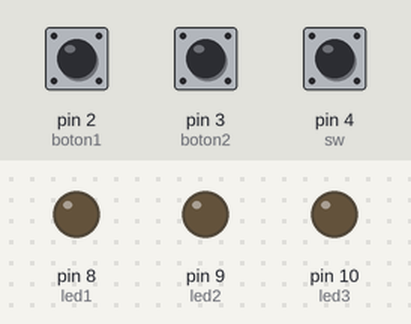
A sketch run on a simulated Arduino Uno, built with avr-gcc and run on an emulated ATmega328P. Parts: output pins drawn as LEDs (lit = HIGH). The inputs (shaded band) are chosen by the test bench; at power-on: pin 3 (boton2) LOW, pin 4 (sw) LOW, pin 2 (boton1) HIGH.

Above: at 1.2 s.
1.3 s: pin 3 (boton2) pulled HIGH for 1 s
At 2.8 s:
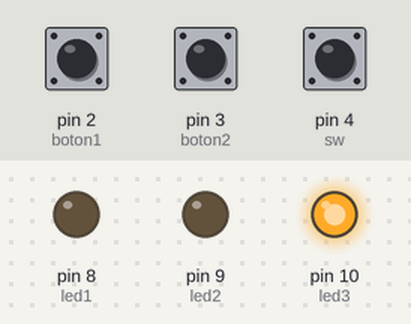
3.8 s: pin 4 (sw) pulled HIGH for 0.15 s
At 3.87 s:
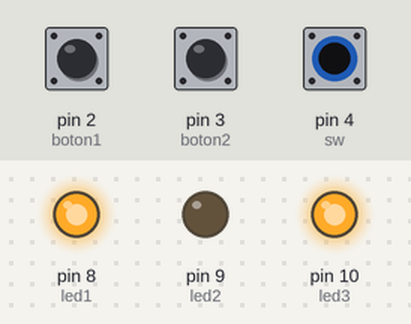
5.4 s: pin 2 (boton1) pulled LOW for 1 s
At 6.2 s:
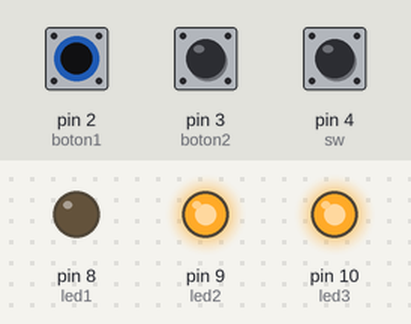
7.9 s: pin 2 (boton1) pulled LOW for 3.2 s
At 11.9 s:
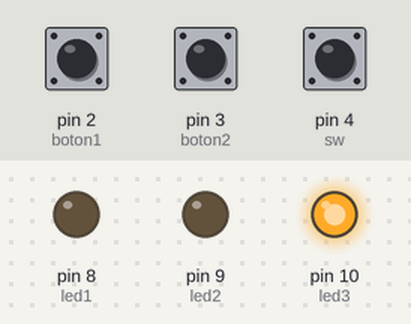
12.6 s: pin 3 (boton2) pulled HIGH for 0.15 s
At 13.2 s:
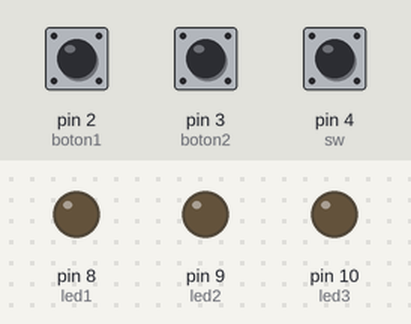
14.3 s: pin 2 (boton1) pulled LOW for 0.15 s
Timing chart, 0 to 17.0 s (numbered marks = the images above; inputs shaded):
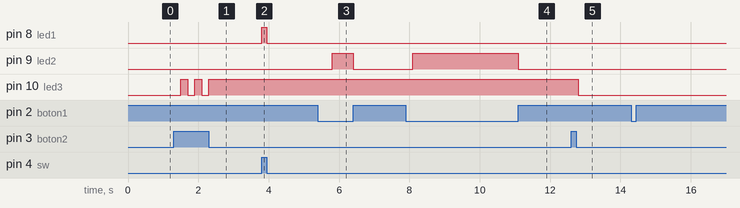

The sketch:

ejercicio3.ino
```cpp
// * CAPÍTULO II: PUERTOS DIGITALES
//* CÓDIGO 3: Manejo de ciclos de programación con puertos entrada salida
// * Objetivo: Encender y apagar leds en dependencia con botones y switchs
// *           No necesita librerías
//* Funciones de programación:
//*           pinMode(pin, MODO)
// *                        MODO-> INPUT/OUTPUT
//*           digitalRead(pin)
//*           delay(ms)
// *                 ms-> tiempo en milisegundos
//*/
#define led1 8  // uso de #define que no su puede alterar su valor
#define boton1 2 // uso de #define para entrada digital del pin 7
#define boton2 3 // uso de #define para entrada digital del pin 6

int led2=9;    // variable normal, no recomendable
const int led3=10; //variable constante, recomendable
const int sw = 4; // uso de constante para entrada digital del pin 5

int i=0; //contador de ciclo if

void setup() {
pinMode(led1,OUTPUT); // pin8 declarado como salida
pinMode(led2,OUTPUT); // pin9 declarado como salida
pinMode(led3,OUTPUT); // pin10 declarado como salida
pinMode(boton1,INPUT); // entrada digital del pin 7
pinMode(boton2,INPUT); // entrada digital del pin 6
pinMode(sw,INPUT); // entrada digital del pin 5
}

void loop() {
// programa que enciende un led mediante la activación de un switch
if(digitalRead(sw)==HIGH){ // condición que active el sw en alto
  digitalWrite(led1,HIGH); // Envía 5 voltios a pin 8
  }else{
    digitalWrite(led1,LOW); // Envía 0 voltios a pin 8
  }

//enciende un led al presionat el botón y se apaga al presionar nuevamente el botón
if(digitalRead(boton1)==LOW){ // condición que active el boton en bajo
  delay(200); // delay antirebotes
  i=1-i; // condicón booleana
  if(i==0)
    digitalWrite(led2,HIGH); // Envía 5 voltios a pin 9
  }else{
    digitalWrite(led2,LOW); // Envía 0 voltios a pin 9
 }

//enciende un led al presionat el botón y se apaga al presionar nuevamente el botón
 if(digitalRead(boton2)==HIGH){ // condición que active el boton en alto
   delay(200);  // delay antirebotes
    digitalWrite(led3, !digitalRead(led3)); //Función de toggle
    }

}
```

Measured:
- after the input at 1.3 s, pin 10 (led3): alternates HIGH for 0.20 s and LOW for 0.20 s, 5 changes in all, then stays HIGH, starting after 0.20 s
- after the input at 3.8 s, pin 8 (led1): LOW → HIGH at once, → LOW 0.15 s later
- after the input at 5.4 s, pin 9 (led2): LOW → HIGH after 0.40 s, → LOW 0.60 s later
- after the input at 7.9 s, pin 9 (led2): LOW → HIGH after 0.20 s, → LOW 3.0 s later
- after the input at 12.6 s, pin 10 (led3): HIGH → LOW after 0.20 s
